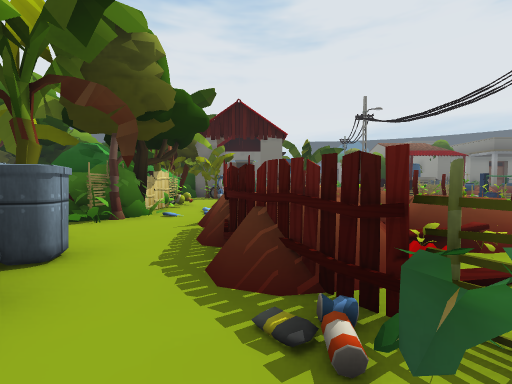
view 1 (above)

24 first-person views from a walk through a Unity game level. The camera is 1.3 m above the floor, tilts 2° down and sees 90° across. The floor is counted in squares, 1.8 m on a side. Each view is taken from the middle of a square. On the plan, view 1 faces up. The plan holds only what a view shows up to about 9 squares ahead; the rest is blank. The place goes on beyond the plan. The player character is not drawn. Door leaves are left out, so doorways stand open. Some surface patterns are stand-ins.

view 2
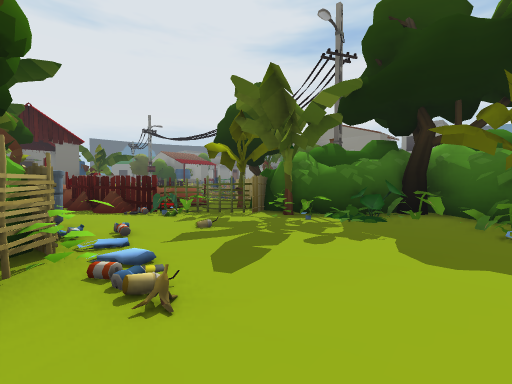

view 3
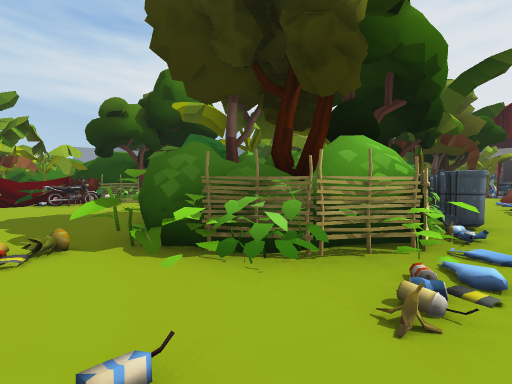

view 4
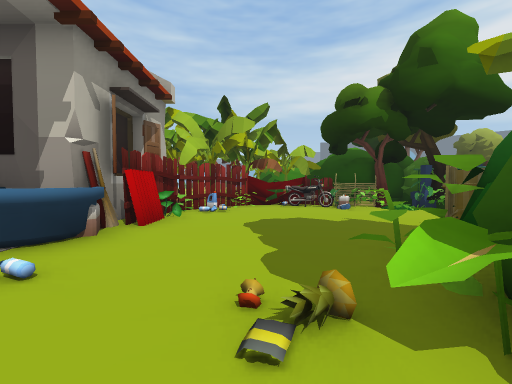

view 5
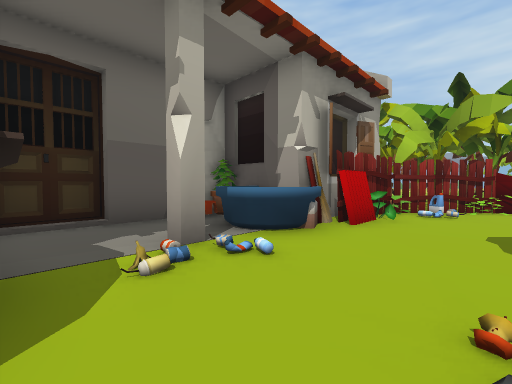

view 6
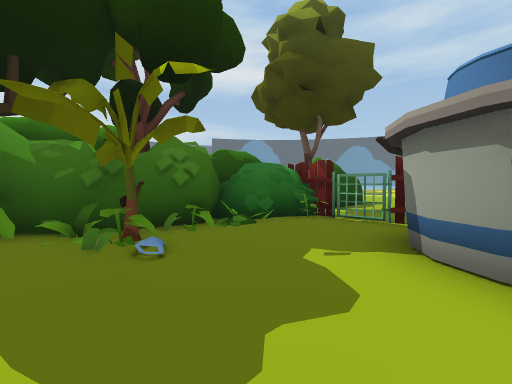

view 7
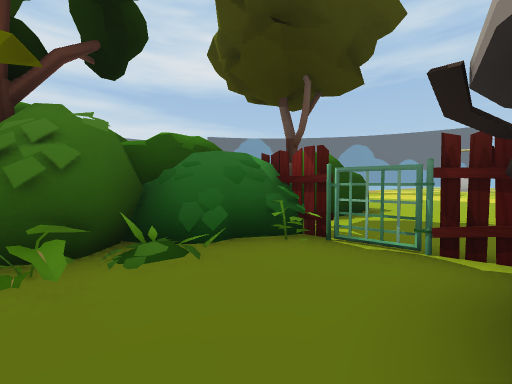

view 8
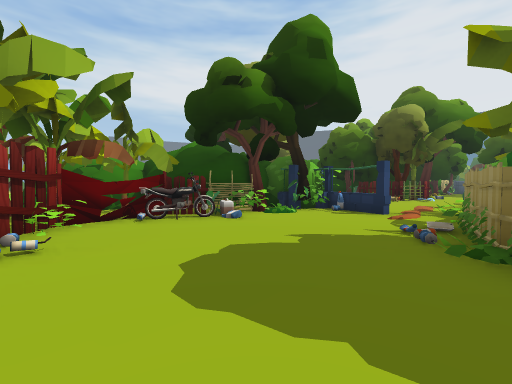

view 9
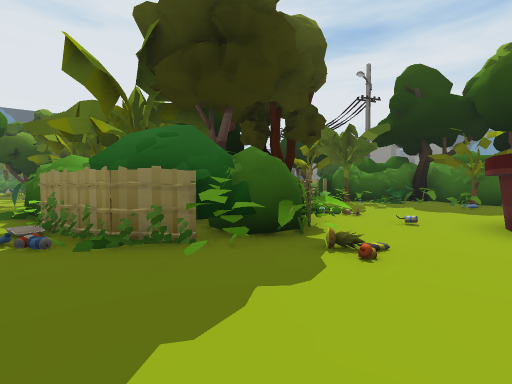

view 10
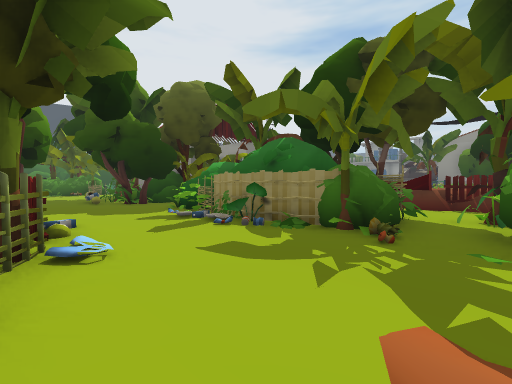

view 11
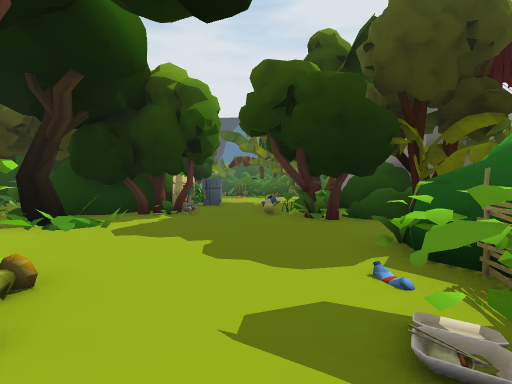

view 12
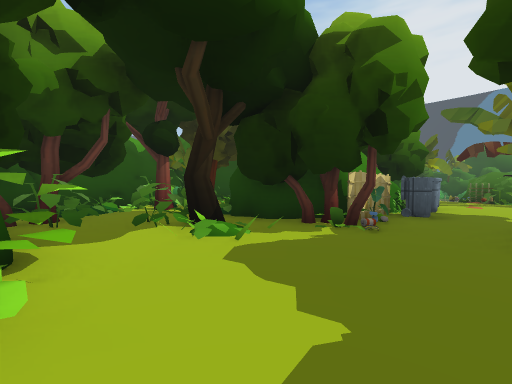

view 13
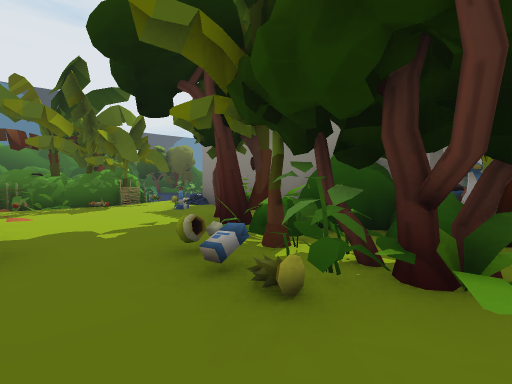

view 14
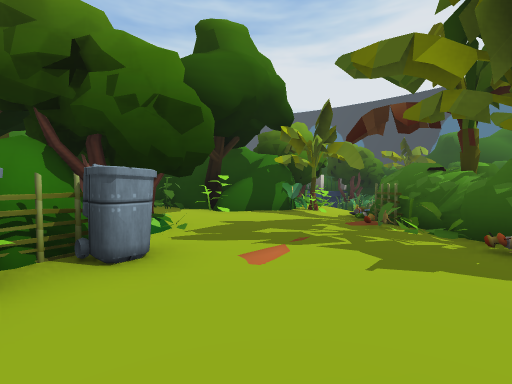

view 15
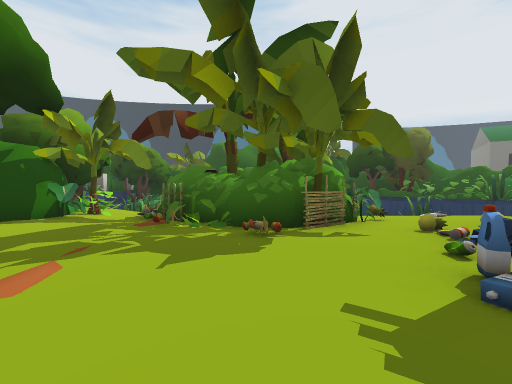

view 16
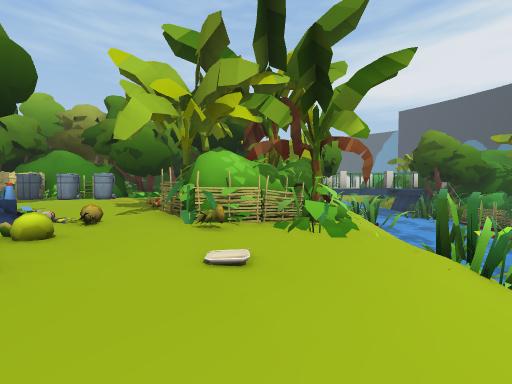

view 17
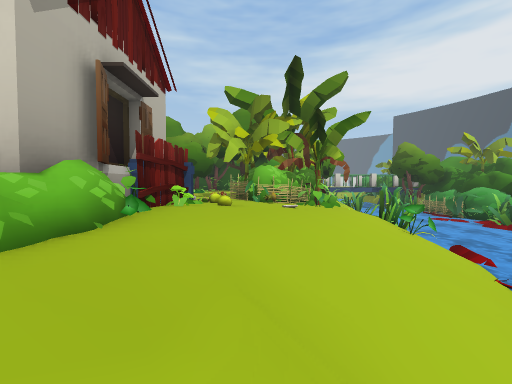

view 18
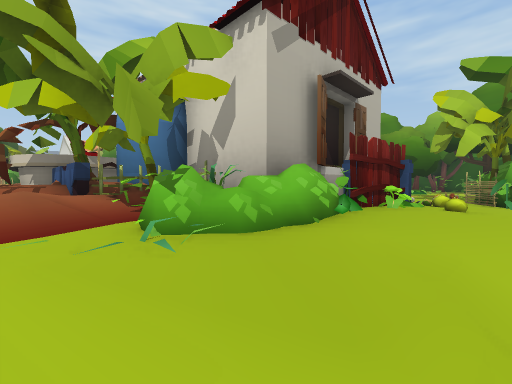

view 19
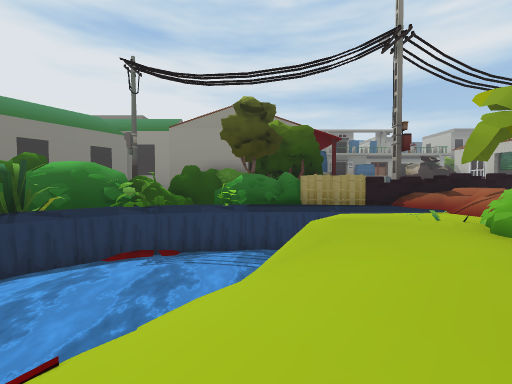

view 20
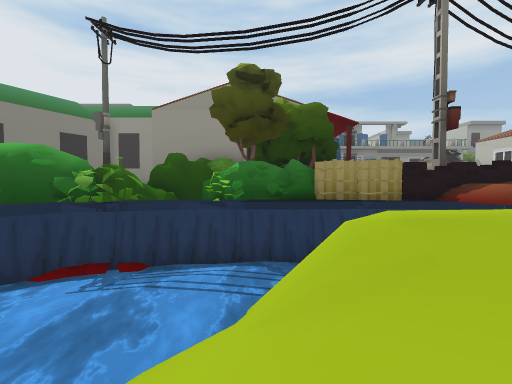

view 21
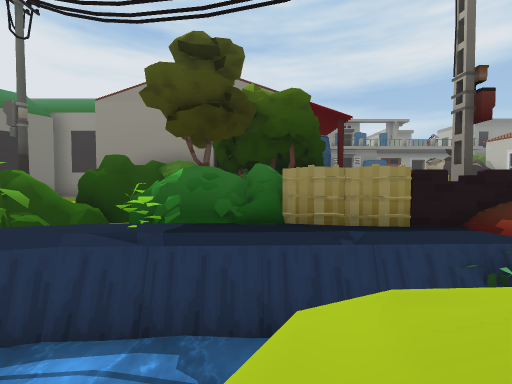

view 22
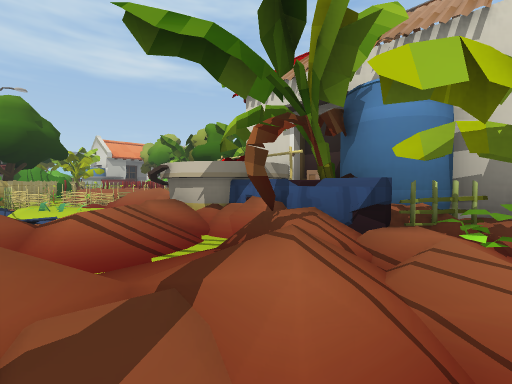

view 23
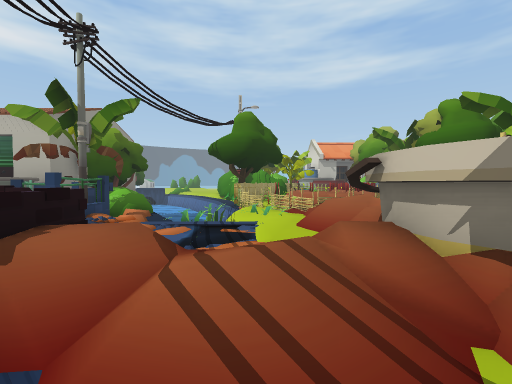

view 24
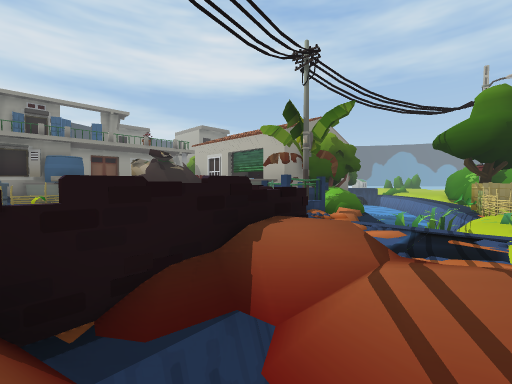

### Floor plan
Key: @ floor where view 1 was taken; # wall or solid block; x gap in a wall; . main floor; : floor 0.25 m higher than the main floor; - floor 0.25 m lower than the main floor; + floor 0.5 m higher than the main floor; _ floor 0.5 m lower than the main floor; * floor 0.75 m higher than the main floor; % floor 1 m higher than the main floor; < floor 1.25 m lower than the main floor; ( floor 2 m lower than the main floor; / step, stairs or slope; D open door; = window, fence, low wall or low ledge; ~ water the walk can cross; ≈ water the walk keeps out of; v drop or lower ground; O other object.
Columns run from 16 left of view 1 to 10 right of it. Each row starts with its distance up from view 1.
 28        ≈≈≈≈≈≈≈≈     ≈OO##
 27        /// O(/O~   ≈≈≈OO##O
 26    OO   </  O/O//~≈≈≈≈vOOOO
 25     OO_ OOO/O/////~≈≈≈v ≈OO
 24      OOO##OOO//////~≈≈≈OOOO
 23      OO-O#OOOO//////(≈≈OOOO
 22    ###..OO#OO//./////v≈OOOO
 21   ##O...OOOOO//O:/./.≈ O
 20   OOO.....O..OOOOOO..≈ O
 19      OO.....OO###OOO/≈≈O
 18       #O.....##  OOOO//=#
 17       #OO..OO#   #O#///=
 16       #OO..OO#   ####/OO
 15       #O...OOOO  ### /≈#
 14     O##OOOOOOOO  # #O* =
 13 #OO.+#OO..OOOODO OO O.=
 12 #.O../....O#O O    O.--
 11 #/O..O......O      %.---
 10 ##OO.O.O...O       +.----#
  9  ##O. #O..OOOOO      O≈  #
  8     O  O../OOOOO    OO≈Ox=#
  7        #..OOOOO=O    .v  ##
  6       OOO..OOOO.O  =#O
  5         O.OOOOO/O   OOO
  4        ...OOxO./O##O  O
  3        ...O.# #.O O=
  2         ..O  O.OO#O
  1       #O.O# O OOOO##
  0      OO=#O# O OO@OOO
 -1      OO..OOOOOO...O##
 -2      OO..OO OOO... O#
 -3   ###OO..OOOOOO....OOO
 -4  ##OOO....O.OO.O....O#
 -5 ##OOOOO....O/......OO#
 -6 # O  OO.......OO....OO
 -7      O#OO...O O O...O#
 -8     OO###OOO.   OO..O#
 -9          O        OOO
-10          OOOOO  O..O#
-11          O        ..OO
-12                 OO .OO

Where each view was taken, in squares from view 1:
view 1: 0 up, 0 right, facing up
view 2: 5 down, 2 left, facing up-right
view 3: 5 down, 1 left, facing up-left
view 4: 5 down, 3 left, facing left
view 5: 5 down, 3 left, facing down-left
view 6: 4 down, 0 right, facing down-right
view 7: 6 down, 1 right, facing down-right
view 8: 6 down, 6 left, facing up-left
view 9: 6 down, 7 left, facing up-right
view 10: 3 up, 9 left, facing up-right
view 11: 7 up, 7 left, facing up
view 12: 9 up, 7 left, facing up-left
view 13: 12 up, 8 left, facing up-right
view 14: 17 up, 6 left, facing up-left
view 15: 17 up, 6 left, facing up
view 16: 23 up, 0 right, facing left
view 17: 22 up, 4 right, facing left
view 18: 22 up, 4 right, facing down-left
view 19: 23 up, 1 left, facing right
view 20: 23 up, 1 right, facing right
view 21: 22 up, 3 right, facing right
view 22: 18 up, 6 right, facing down-left
view 23: 16 up, 5 right, facing down
view 24: 16 up, 5 right, facing down-right
